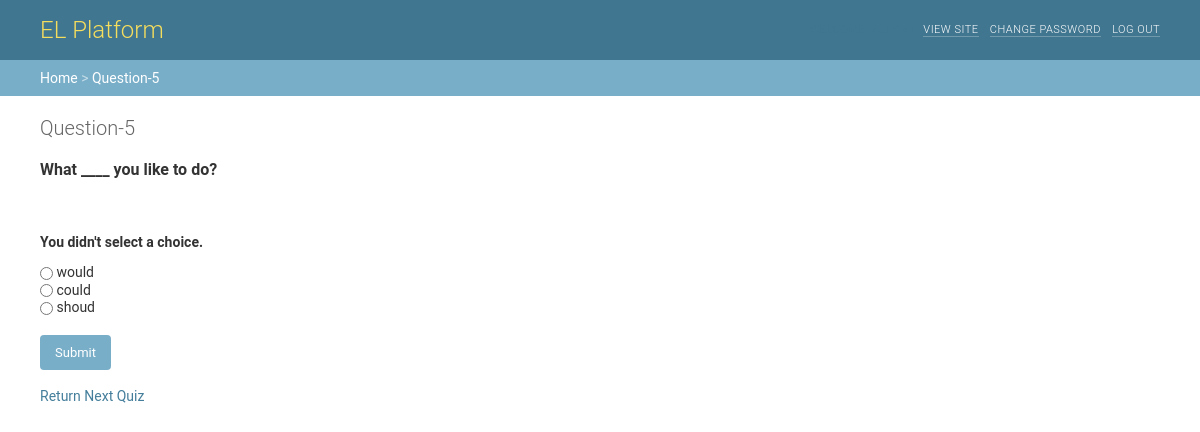
The page /polls/5/vote/ on the database its author committed.
### polls/models.py (models this page shows, shortened)
class Question(models.Model):
	question_text = models.CharField(
		verbose_name=_("Question_text"),
		max_length=200,
		blank=False
		)
	description = models.TextField(
		verbose_name=_("Description"),
		blank=True,
		help_text=_("a description of the quiz")
		)
	pub_date = models.DateTimeField(
		'date published'
		)
	def was_published_recently(self):
		 now = timezone.now()
		 return now - datetime.timedelta(days=1) <= self.pub_date <= now
	was_published_recently.admin_order_field = 'pub_date'
	was_published_recently.boolean = True
	was_published_recently.short_description = 'Published recently?'

class Choice(models.Model):
	question = models.ForeignKey(
		Question,
		on_delete=models.CASCADE
		)
	choice_text = models.CharField(
		max_length=200
		)
	votes = models.IntegerField(
		default=0
		)

### polls/views.py (the view, shortened to what this page needs)
# urls.py: path('<int:question_id>/vote/', views.vote, name='vote'),
def vote(request, question_id):
	question = get_object_or_404(Question, pk=question_id)
	try:
		selected_choice = question.choice_set.get(pk=request.POST['choice'])
	except (KeyError, Choice.DoesNotExist):
		return render(request, 'polls/detail.html', {
			'question': question,
			'error_message': "You didn't select a choice.",
		})

### polls/templates/polls/detail.html (shortened to what this page needs)
{% load static %}
    <link rel="stylesheet" type="text/css" href="{% static 'polls/base.css' %}" />
<div id="header">
    <div id="branding">
        <h1 id="site-name"><a href="/polls/">EL Platform</a></h1>
    </div>
    <div id="user-tools">
        <strong>yutwat</strong>.
        <a href="/">View site</a> /
        <a href="/password_change/">Change password</a> /
        <a href="/logout/">Log out</a>
    </div>
</div>
<div class="breadcrumbs">
    <a href="/polls/">Home</a>
    >
    <a href="{% url 'polls:detail' question.id %}">Question-{{ question.id }}</a>
</div>
<body>
<div id="content", class="flex">
<h1>Question-{{question.id}}</h1>
<h2>{{ question.question_text }}</h2>
	<br>
	<p>{{ question.description|linebreaksbr }}</p><br>
	{% if error_message %}
		<p><strong>{{ error_message }}</strong></p>
	{% endif %}
	<form action="{% url 'polls:vote' question.id %}" method="post">
		{% for choice in question.choice_set.all %}
		    <input type="radio" name="choice" id="choice{{ forloop.counter }}" value="{{ choice.id }}">
		    <label for="choice{{ forloop.counter }}">{{ choice.choice_text }}</label><br>
		{% endfor %}<br>
		<input type="submit" value="Submit">
	</form><br>
	<a href="{% url 'polls:index' %}">Return</a>
	<a href="{% url 'polls:detail'  question.id %}" align="right">Next Quiz</a>
</div>
</body>

### polls/static/polls/base.css (style rules this page uses)
body { margin: 0; padding: 0; font-size: 14px; font-family: "Roboto","Lucida Grande","DejaVu Sans","Bitstream Vera Sans",Verdana,Arial,sans-serif; color: #333; background: #fff; }
a:link, a:visited { color: #447e9b; text-decoration: none; }
p, ol, ul, dl { margin: .2em 0 .8em 0; }
p { padding: 0; line-height: 140%; }
h1,h2,h3,h4,h5 { font-weight: bold; }
h1 { margin: 0 0 20px; font-weight: 300; font-size: 20px; color: #666; }
h2 { font-size: 16px; margin: 1em 0 .5em 0; }
form { margin: 0; padding: 0; }
input, textarea, select, .form-row p, form .button { margin: 2px 0; padding: 2px 3px; vertical-align: middle; font-family: "Roboto", "Lucida Grande", Verdana, Arial, sans-serif; font-weight: normal; font-size: 13px; }
.button, input[type=submit], input[type=button], .submit-row input, a.button { background: #79aec8; padding: 10px 15px; border: none; border-radius: 4px; color: #fff; cursor: pointer; }
div.breadcrumbs { background: #79aec8; padding: 10px 40px; border: none; font-size: 14px; color: #c4dce8; text-align: left; }
div.breadcrumbs a { color: #fff; }
#content { padding: 20px 40px; }
#header { width: auto; height: 40px; padding: 10px 40px; background: #417690; line-height: 40px; color: #417690; overflow: hidden; }
#header a:link, #header a:visited { color: #fff; }
#branding { float: left; }
#branding h1 { padding: 0; margin: 0 20px 0 0; font-weight: 300; font-size: 24px; color: #f5dd5d; }
#branding h1, #branding h1 a:link, #branding h1 a:visited { color: #f5dd5d; }
#user-tools { float: right; padding: 0; margin: 0 0 0 20px; font-weight: 300; font-size: 11px; letter-spacing: 0.5px; text-transform: uppercase; text-align: right; }
#user-tools a { border-bottom: 1px solid rgba(255, 255, 255, 0.25); }

### rows shown on the page
Question: id "5", question_text "What ____ you like to do?"
Choice: choice_text "would"
Choice: choice_text "could"
Choice: choice_text "shoud"

### other values the page prints
{{ error_message }} "You didn't select a choice."
